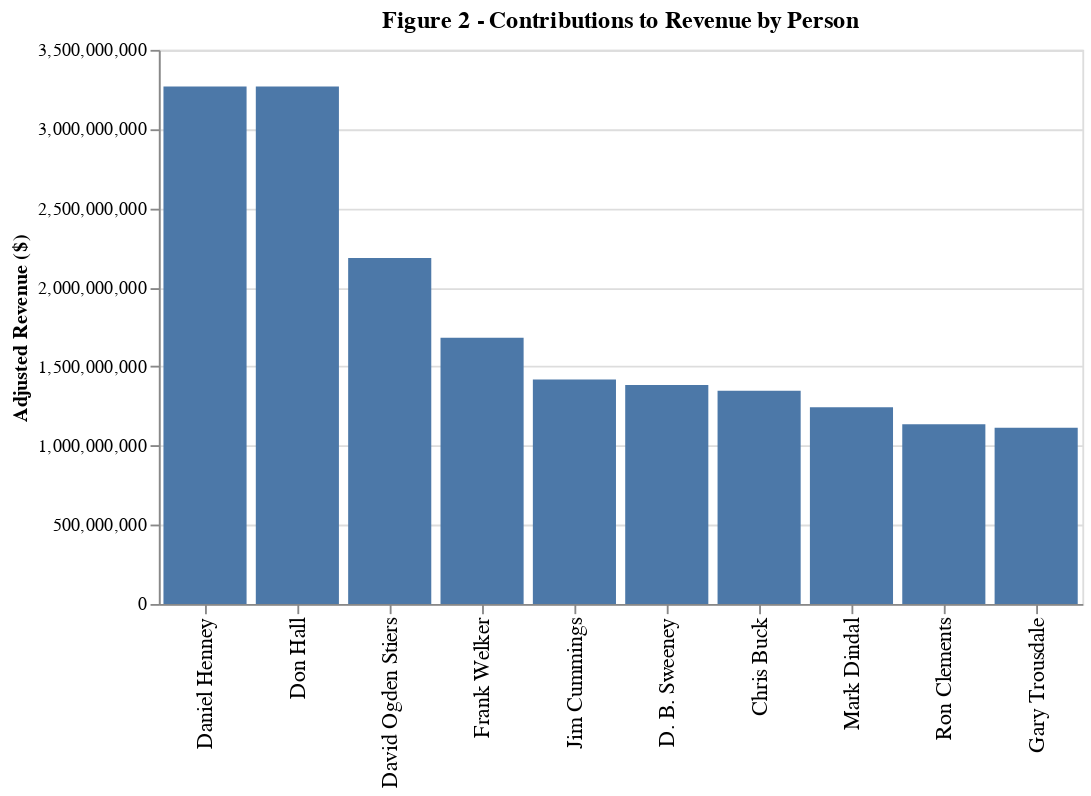

Notebook code cell kept with this figure:
### Markdown cell above
#### Step 4(d)
Next, plot the results to display each persons impact on adjusted revenue.

### Code cell
# Visualize the top 10 people's contributions to revenue using a bar plot.
top_10_plot = (alt.Chart(names_plt, width=500, height=300).mark_bar()
                                                .encode(x=alt.X('name:N', sort='-y', title=None, 
                                                                axis=alt.Axis(labelFontSize=12)),
                                                        y=alt.Y('adjusted_revenue:Q', title='Adjusted Revenue ($)'))
                                                .properties(title="Figure 2 - Contributions to Revenue by Person")
         )
top_10_plot

### Figure 1 — Vega-Lite specification as saved in the notebook (floating-point values rounded to 4 significant figures)
{"config": {"view": {"continuousWidth": 300, "continuousHeight": 300}}, "data": {"name": "data-48a53b9802e08b862f0b8d2096c201a5"}, "mark": {"type": "bar"}, "encoding": {"x": {"axis": {"labelFontSize": 12}, "field": "name", "sort": "-y", "title": null, "type": "nominal"}, "y": {"field": "adjusted_revenue", "title": "Adjusted Revenue ($)", "type": "quantitative"}}, "height": 300, "title": "Figure 2 - Contributions to Revenue by Person", "width": 500, "$schema": "https://vega.github.io/schema/vega-lite/v5.8.0.json", "datasets": {"data-48a53b9802e08b862f0b8d2096c201a5": [{"name": "Daniel Henney", "adjusted_revenue": 3269000000.0}, {"name": "Don Hall", "adjusted_revenue": 3269000000.0}, {"name": "David Ogden Stiers", "adjusted_revenue": 2185000000.0}, {"name": "Frank Welker", "adjusted_revenue": 1682000000.0}, {"name": "Jim Cummings", "adjusted_revenue": 1418000000.0}, {"name": "D. B. Sweeney", "adjusted_revenue": 1382000000.0}, {"name": "Chris Buck", "adjusted_revenue": 1347000000.0}, {"name": "Mark Dindal", "adjusted_revenue": 1242000000.0}, {"name": "Ron Clements", "adjusted_revenue": 1136000000.0}, {"name": "Gary Trousdale", "adjusted_revenue": 1113000000.0}]}}
